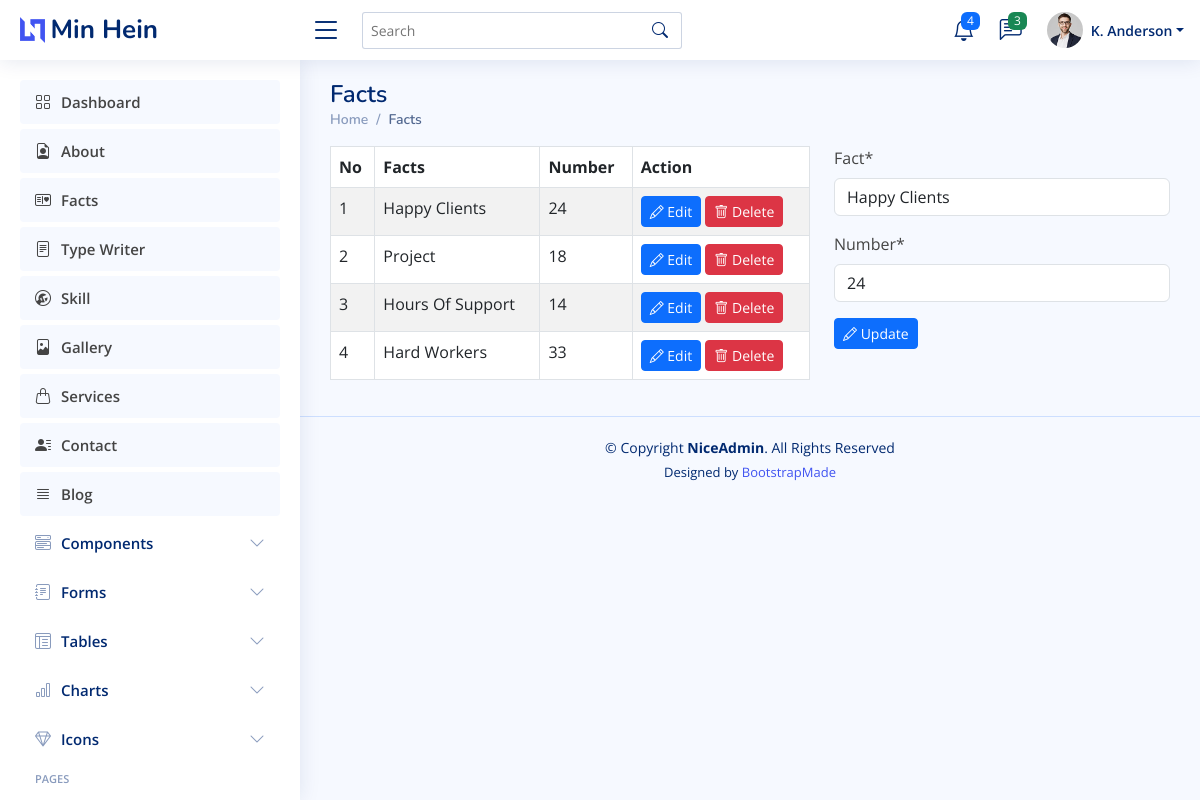
/dashboard/fact/happy-clientsYnaH/edit/, run on the app's committed database.
### dashboard/models.py (models this page shows, shortened)
class Fact(models.Model):
    fact = models.CharField(max_length=50, null=True)
    number = models.IntegerField(null=True)
    created_at = models.DateTimeField(auto_now=True)
    updated_at = models.DateTimeField(auto_now_add=True)
    slug = models.SlugField(max_length=255, null=False,blank=True,unique=True,editable=False,)

### dashboard/views.py (the view)
# urls.py: path('fact/<slug:slug>/edit/', views.fact_edit, name="fact-edit"),
def fact_edit(request, slug):
    facts = Fact.objects.all()
    fact = Fact.objects.get(slug=slug)
    forms = FactForm(instance=fact)
    if request.method == "POST":
        form = FactForm(request.POST, instance=fact)
        if form.is_valid():
            form.save()
            messages.success(request, "{} has been updated successfully!".format(fact.fact))
            return redirect('fact')
    context = {'facts':facts, 'fact':fact, 'forms':forms}
    return render(request, 'dashboard/fact/fact.html', context)

### dashboard/forms.py
class FactForm(forms.ModelForm):
    class Meta:
        model = Fact
        fields = "__all__"
        widgets = {
            'fact':forms.TextInput(attrs=({'placeholder':'Write one Fact..'})),
            'number':forms.NumberInput(attrs=({'placeholder':'Choose one number'})),
        }

### dashboard/templates/dashboard/fact/fact.html (shortened to what this page needs)
{% extends "dashboard/main.html" %}
{% load crispy_forms_tags %}
{% block content %}
<div class="pagetitle">
    <h1>Facts</h1>
    <nav>
      <ol class="breadcrumb">
        <li class="breadcrumb-item"><a href="{% url 'dashboard' %}">Home</a></li>
        <li class="breadcrumb-item active">Facts</li>
      </ol>
    </nav>
</div>
<div class="row">
    <div class="col-md-7">
        <table class="table table-striped table-bordered">
            <thead>
              <tr>
                <th scope="col">No</th>
                <th scope="col">Facts</th>
                <th scope="col">Number</th>
                <th scope="col">Action</th>
              </tr>
            </thead>
            <tbody>
              {% for fact in facts %}
                <tr>
                    <td>{{ forloop.counter }}</td>
                    <td>{{ fact.fact }}</td>
                    <td>{{ fact.number }}</td>
                    <td>
                        <a href="{% url "fact-edit" fact.slug %}" class="btn btn-primary btn-sm">
                            <i class="bi bi-pencil"></i> Edit
                        </a>
                        <a href="{% url "fact-delete" fact.slug %}" class="btn btn-danger btn-sm">
                            <i class="bi bi-trash"></i> Delete
                        </a>
                    </td>
                </tr>
              {% endfor %}
            </tbody>
          </table>
    </div>
{% if page == "fact" %}
    <div class="col-md-5">
        <form action="" method="post">
            {% csrf_token %}
            {{ forms.fact|as_crispy_field }}
            {{ forms.number|as_crispy_field }}
            <button type="submit" class="btn btn-primary btn-sm">
                <i class="bi bi-plus-circle"></i> Add
            </button>
        </form>
    </div>
{% else %}
    <div class="col-md-5">
        <form action="" method="post">
            {{ forms.fact|as_crispy_field }}
            {{ forms.number|as_crispy_field }}
            <button type="submit" class="btn btn-primary btn-sm">
                <i class="bi bi-pencil"></i> Update
            </button>
        </form>
    </div>
  </div>
{% endif %}
{% endblock content %}

### static/assets/css/style.css (style rules this page uses)
:root { scroll-behavior: smooth; }
body { font-family: "Open Sans", sans-serif; background: #f6f9ff; color: #444444; }
h1, h2, h3, h4, h5, h6 { font-family: "Nunito", sans-serif; }
.pagetitle { margin-bottom: 10px; }
.pagetitle h1 { font-size: 24px; margin-bottom: 0; font-weight: 600; color: #012970; }
.breadcrumb { font-size: 14px; font-family: "Nunito", sans-serif; color: #899bbd; font-weight: 600; }
.breadcrumb a { color: #899bbd; transition: 0.3s; }
.breadcrumb .breadcrumb-item::before { color: #899bbd; }
.breadcrumb .active { color: #51678f; font-weight: 600; }

### data on the page
Fact: fact "Happy Clients", number "24"
Fact: fact "Project", number "18"
Fact: fact "Hours Of Support", number "14"
Fact: fact "Hard Workers", number "33"
